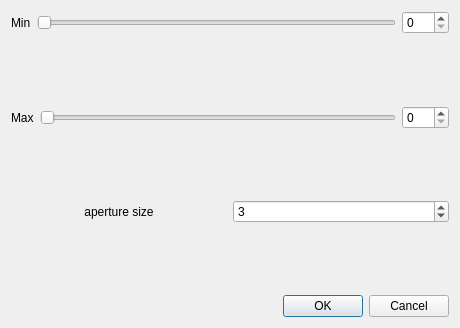
<?xml version="1.0" encoding="UTF-8"?>
<ui version="4.0">
 <class>cannydlg</class>
 <widget class="QDialog" name="cannydlg">
  <property name="geometry">
   <rect>
    <x>0</x>
    <y>0</y>
    <width>460</width>
    <height>328</height>
   </rect>
  </property>
  <property name="windowTitle">
   <string>Dialog</string>
  </property>
  <layout class="QVBoxLayout" name="verticalLayout_2">
   <item>
    <layout class="QVBoxLayout" name="verticalLayout">
     <item>
      <layout class="QHBoxLayout" name="horizontalLayout_2">
       <item>
        <widget class="QLabel" name="label">
         <property name="text">
          <string>Min</string>
         </property>
        </widget>
       </item>
       <item>
        <widget class="QSlider" name="min_bar_slide">
         <property name="maximum">
          <number>255</number>
         </property>
         <property name="orientation">
          <enum>Qt::Horizontal</enum>
         </property>
         <property name="tickPosition">
          <enum>QSlider::NoTicks</enum>
         </property>
         <property name="tickInterval">
          <number>0</number>
         </property>
        </widget>
       </item>
       <item>
        <widget class="QSpinBox" name="min_value_spin">
         <property name="maximum">
          <number>255</number>
         </property>
        </widget>
       </item>
      </layout>
     </item>
     <item>
      <spacer name="verticalSpacer_3">
       <property name="orientation">
        <enum>Qt::Vertical</enum>
       </property>
       <property name="sizeHint" stdset="0">
        <size>
         <width>20</width>
         <height>40</height>
        </size>
       </property>
      </spacer>
     </item>
     <item>
      <layout class="QHBoxLayout" name="horizontalLayout_3">
       <item>
        <widget class="QLabel" name="label_2">
         <property name="text">
          <string>Max</string>
         </property>
        </widget>
       </item>
       <item>
        <widget class="QSlider" name="max_bar_slide">
         <property name="maximum">
          <number>255</number>
         </property>
         <property name="orientation">
          <enum>Qt::Horizontal</enum>
         </property>
         <property name="invertedAppearance">
          <bool>false</bool>
         </property>
         <property name="invertedControls">
          <bool>false</bool>
         </property>
         <property name="tickPosition">
          <enum>QSlider::NoTicks</enum>
         </property>
        </widget>
       </item>
       <item>
        <widget class="QSpinBox" name="max_value_spin">
         <property name="maximum">
          <number>255</number>
         </property>
        </widget>
       </item>
      </layout>
     </item>
     <item>
      <spacer name="verticalSpacer_2">
       <property name="orientation">
        <enum>Qt::Vertical</enum>
       </property>
       <property name="sizeHint" stdset="0">
        <size>
         <width>20</width>
         <height>40</height>
        </size>
       </property>
      </spacer>
     </item>
     <item>
      <layout class="QHBoxLayout" name="horizontalLayout">
       <item>
        <widget class="QLabel" name="label_3">
         <property name="text">
          <string>aperture size</string>
         </property>
         <property name="alignment">
          <set>Qt::AlignCenter</set>
         </property>
        </widget>
       </item>
       <item>
        <widget class="QSpinBox" name="aperturesize_spin">
         <property name="value">
          <number>3</number>
         </property>
        </widget>
       </item>
      </layout>
     </item>
     <item>
      <spacer name="verticalSpacer">
       <property name="orientation">
        <enum>Qt::Vertical</enum>
       </property>
       <property name="sizeHint" stdset="0">
        <size>
         <width>20</width>
         <height>40</height>
        </size>
       </property>
      </spacer>
     </item>
    </layout>
   </item>
   <item>
    <widget class="QDialogButtonBox" name="buttonBox">
     <property name="orientation">
      <enum>Qt::Horizontal</enum>
     </property>
     <property name="standardButtons">
      <set>QDialogButtonBox::Cancel|QDialogButtonBox::Ok</set>
     </property>
    </widget>
   </item>
  </layout>
 </widget>
 <resources/>
 <connections>
  <connection>
   <sender>buttonBox</sender>
   <signal>accepted()</signal>
   <receiver>cannydlg</receiver>
   <slot>accept()</slot>
   <hints>
    <hint type="sourcelabel">
     <x>248</x>
     <y>254</y>
    </hint>
    <hint type="destinationlabel">
     <x>157</x>
     <y>274</y>
    </hint>
   </hints>
  </connection>
  <connection>
   <sender>buttonBox</sender>
   <signal>rejected()</signal>
   <receiver>cannydlg</receiver>
   <slot>reject()</slot>
   <hints>
    <hint type="sourcelabel">
     <x>316</x>
     <y>260</y>
    </hint>
    <hint type="destinationlabel">
     <x>286</x>
     <y>274</y>
    </hint>
   </hints>
  </connection>
  <connection>
   <sender>max_bar_slide</sender>
   <signal>valueChanged(int)</signal>
   <receiver>max_value_spin</receiver>
   <slot>setValue(int)</slot>
   <hints>
    <hint type="sourcelabel">
     <x>213</x>
     <y>111</y>
    </hint>
    <hint type="destinationlabel">
     <x>397</x>
     <y>111</y>
    </hint>
   </hints>
  </connection>
  <connection>
   <sender>max_value_spin</sender>
   <signal>valueChanged(int)</signal>
   <receiver>max_bar_slide</receiver>
   <slot>setValue(int)</slot>
   <hints>
    <hint type="sourcelabel">
     <x>397</x>
     <y>111</y>
    </hint>
    <hint type="destinationlabel">
     <x>213</x>
     <y>111</y>
    </hint>
   </hints>
  </connection>
  <connection>
   <sender>min_bar_slide</sender>
   <signal>valueChanged(int)</signal>
   <receiver>min_value_spin</receiver>
   <slot>setValue(int)</slot>
   <hints>
    <hint type="sourcelabel">
     <x>212</x>
     <y>51</y>
    </hint>
    <hint type="destinationlabel">
     <x>397</x>
     <y>51</y>
    </hint>
   </hints>
  </connection>
  <connection>
   <sender>min_value_spin</sender>
   <signal>valueChanged(int)</signal>
   <receiver>min_bar_slide</receiver>
   <slot>setValue(int)</slot>
   <hints>
    <hint type="sourcelabel">
     <x>397</x>
     <y>51</y>
    </hint>
    <hint type="destinationlabel">
     <x>212</x>
     <y>51</y>
    </hint>
   </hints>
  </connection>
 </connections>
</ui>
